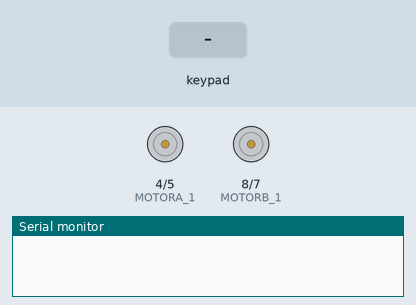
Simulated run of this sketch. Board: Arduino Uno, built with avr-gcc and run on an emulated ATmega328P. Shown: motor-driver pin pairs drawn as motors (green arrow = first pin HIGH = forward, orange = second pin HIGH = backward, longer = more drive, scaled by the enable pin), the last lines printed to the serial monitor. The test bench sets the inputs (shaded band).

Above: at 1.2 s.
1.3 s: key 'O' pressed
At 1.51 s:
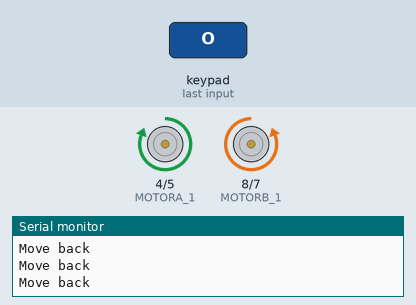
3.2 s: key 'X' pressed
At 3.42 s:
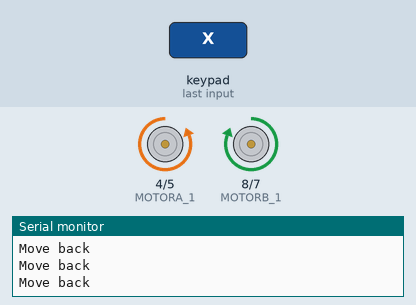
5.1 s: key 'S' pressed
At 6.3 s:
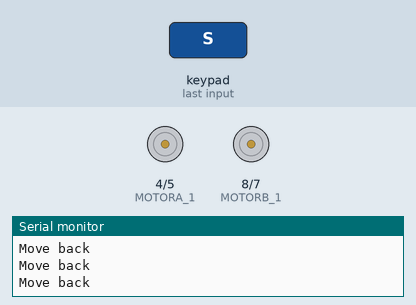
7.0 s: key 'X' pressed
At 7.2 s:
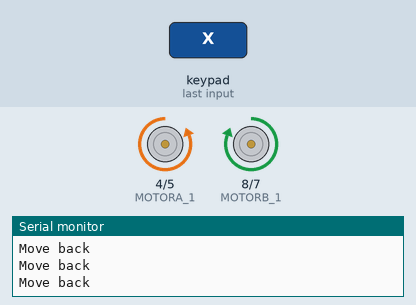
8.9 s: key 'O' pressed
At 10.7 s:
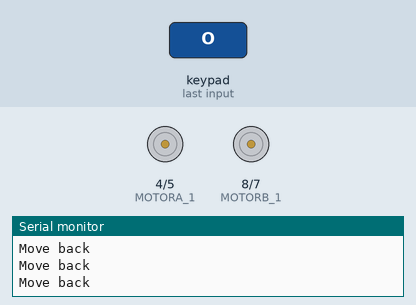
Timing chart, 0 to 11.8 s (numbered marks = the images above; inputs shaded):
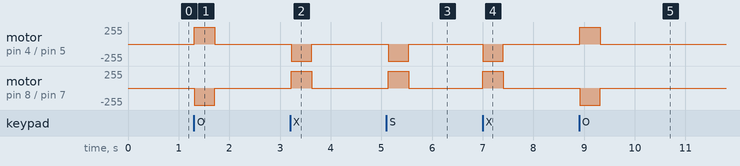

Measured:
- after the input at 1.3 s, motor on pin 4 (MOTORA_1) / pin 5 (MOTORA_2): stopped → forward 255/255 at once, → stopped 0.40 s later; motor on pin 8 (MOTORB_1) / pin 7 (MOTORB_2): stopped → backward 255/255 at once, → stopped 0.40 s later
- after the input at 3.2 s, motor on pin 4 (MOTORA_1) / pin 5 (MOTORA_2): stopped → backward 255/255 at once, → stopped 0.40 s later; motor on pin 8 (MOTORB_1) / pin 7 (MOTORB_2): stopped → forward 255/255 at once, → stopped 0.40 s later
- after the input at 5.1 s, motor on pin 4 (MOTORA_1) / pin 5 (MOTORA_2): stopped → backward 255/255 at once, → stopped 0.40 s later; motor on pin 8 (MOTORB_1) / pin 7 (MOTORB_2): stopped → forward 255/255 at once, → stopped 0.40 s later
- after the input at 7.0 s, motor on pin 4 (MOTORA_1) / pin 5 (MOTORA_2): stopped → backward 255/255 at once, → stopped 0.40 s later; motor on pin 8 (MOTORB_1) / pin 7 (MOTORB_2): stopped → forward 255/255 at once, → stopped 0.40 s later
- after the input at 8.9 s, motor on pin 4 (MOTORA_1) / pin 5 (MOTORA_2): stopped → forward 255/255 at once, → stopped 0.40 s later; motor on pin 8 (MOTORB_1) / pin 7 (MOTORB_2): stopped → backward 255/255 at once, → stopped 0.40 s later

The sketch:

RoverControls.ino
```cpp
// include libraries
#include <PS2X_lib.h>

// These are used to set the direction of the bridge driver.
#define ENA 3      //ENA
#define MOTORA_1 4 //IN3
#define MOTORA_2 5 //IN4
#define MOTORB_1 8 //IN1
#define MOTORB_2 7 //IN2
#define ENB 6      //ENB

PS2X ps2x; // create PS2 Controller Class

//right now, the library does NOT support hot pluggable controllers, meaning
//you must always either restart your Arduino after you conect the controller,
//or call config_gamepad(pins) again after connecting the controller.
int error = 0;
byte type = 0;
byte vibrate = 0;

void setup(){

 // Configure output pins
 pinMode(ENA, OUTPUT);
 pinMode(MOTORA_1, OUTPUT);
 pinMode(MOTORA_2, OUTPUT);
 pinMode(ENB, OUTPUT);
 pinMode(MOTORB_1, OUTPUT);
 pinMode(MOTORB_2, OUTPUT);

 // Disable both motors
 digitalWrite(ENA,0);
 digitalWrite(ENB,0);

 // Start serial communication
 Serial.begin(57600);

 error = ps2x.config_gamepad(13,11,10,12, true, true);   //setup pins and settings:  GamePad(clock, command, attention, data, Pressures?, Rumble?) check for error
}

// Main loop
void loop(){

 if(error == 1) //skip loop if no controller found
  return;

 else { //DualShock Controller

    ps2x.read_gamepad(false, vibrate); // disable vibration of the controller

     // all ahead full Captain! (move forward)
     if(ps2x.Button(PSB_BLUE)) {
        digitalWrite(MOTORA_1,LOW);
        digitalWrite(MOTORA_2,HIGH);
        digitalWrite(MOTORB_1,HIGH);
        digitalWrite(MOTORB_2,LOW);
        analogWrite(ENB, 1023);
        analogWrite(ENA, 1023);
      }

      //all ahead slow Captain! (move forward slowly)
      if(ps2x.Button(PSB_PINK)) {
        digitalWrite(MOTORA_1,LOW);
        digitalWrite(MOTORA_2,HIGH);
        digitalWrite(MOTORB_1,HIGH);
        digitalWrite(MOTORB_2,LOW);
        analogWrite(ENB, 950);
        analogWrite(ENA, 950);
      }

      // full astern captain! (move rearward)
      if(ps2x.Button(PSB_RED)){
        digitalWrite(MOTORA_1,HIGH);
        digitalWrite(MOTORA_2,LOW);
        digitalWrite(MOTORB_1,LOW);
        digitalWrite(MOTORB_2,HIGH);
        analogWrite(ENB, 1023);
        analogWrite(ENA, 1023);
        Serial.println("Move back");
      }

      // Hard a starboard captain! (move right)
      if(ps2x.Button(PSB_R1)){
        digitalWrite(MOTORA_1,HIGH);
        digitalWrite(MOTORA_2,LOW);
        digitalWrite(MOTORB_1,HIGH);
        digitalWrite(MOTORB_2,LOW);
        analogWrite(ENB, 1023);
        analogWrite(ENA, 1023);
        Serial.println("Turn right");
      }

      //Half to starboard captain! (move right slowly)
      if(ps2x.Button(PSB_R2)){
        digitalWrite(MOTORA_1,HIGH);
        digitalWrite(MOTORA_2,LOW);
        digitalWrite(MOTORB_1,HIGH);
        digitalWrite(MOTORB_2,LOW);
        analogWrite(ENB, 1000);
        analogWrite(ENA, 1000);
        Serial.println("Turn right");
      }
      // Hard to port captain! (move left)
      if(ps2x.Button(PSB_L1)){
        digitalWrite(MOTORA_1,LOW);
        digitalWrite(MOTORA_2,HIGH);
        digitalWrite(MOTORB_1,LOW);
        digitalWrite(MOTORB_2,HIGH);
        analogWrite(ENB, 1023);
        analogWrite(ENA, 1023);
        Serial.println("Turn left");
      }

      // Half to port Captain! (move left slowly)
      if(ps2x.Button(PSB_L2)){
        digitalWrite(MOTORA_1,LOW);
        digitalWrite(MOTORA_2,HIGH);
        digitalWrite(MOTORB_1,LOW);
        digitalWrite(MOTORB_2,HIGH);
        analogWrite(ENB, 1000);
        analogWrite(ENA, 1000);
        Serial.println("Turn left");
      }

      // this if statement keeps the machine from running constantly if I press a button. It serves as a kill switch
      if (!ps2x.Button(PSB_RED) && !ps2x.Button(PSB_BLUE) && !ps2x.Button(PSB_R1) && !ps2x.Button(PSB_L1) && !ps2x.Button(PSB_PINK) && !ps2x.Button(PSB_L2) && !ps2x.Button(PSB_R2)) {
        analogWrite(ENB, 0);
        analogWrite(ENA, 0);
      }

 delay(50);
 }
}
```
